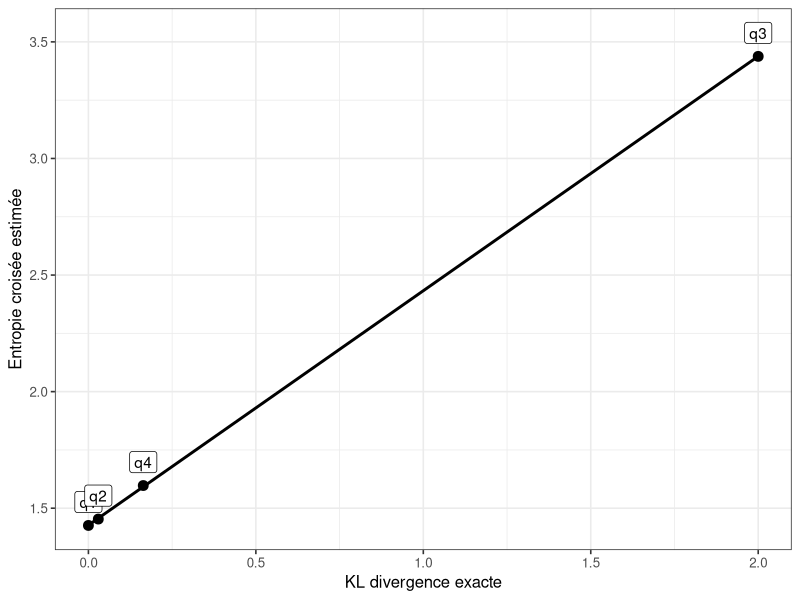
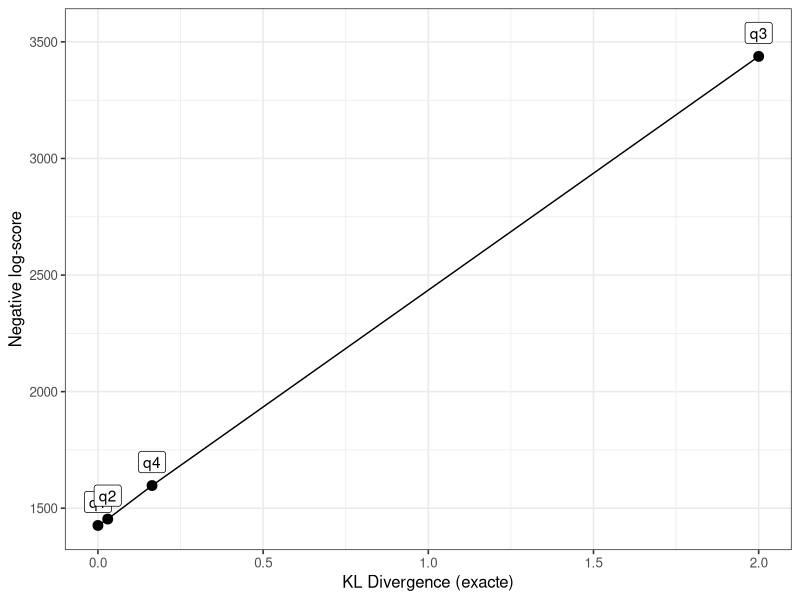

These figures' R source, in order:
###########################################################
# KL exacte vs entropie croisée estimée                   #
# Written by Ladislas Nalborczyk                          #
# Contact: ladislas.nalborczyk@cnrs.fr                    #
# Last updated on January 23, 2026                        #
###########################################################

library(tidyverse)

# 1) "vraie distribution" p : Normal(0, 1)
m0 <- 0
s0 <- 1
n <- 1000
x <- rnorm(n = n, mean = m0, sd = s0)

# 2) Modèles candidats q_k = Normal(mu_k, sd_k)
models <- data.frame(
    model = c("q1", "q2", "q3", "q4"),
    mu = c(0, 0, 2, 0),
    sd = c(1, 1.2, 1, 0.7)
    )

# 3) KL exacte entre deux normales: N(m0,s0) et N(m1,s1)
# KL(p||q) = log(s1/s0) + (s0^2 + (m0-m1)^2)/(2*s1^2) - 1/2
KL_normal <- function (m0, s0, m1, s1) {
    
    kl <- log(s1 / s0) + (s0^2 + (m0 - m1)^2) / (2 * s1^2) - 0.5
    
    return (kl)
    
}

# Entropie croisée "exacte" H(p,q) pour deux normales
# Entropie d'une normale, voir https://gregorygundersen.com/blog/2020/09/01/gaussian-entropy/
# H(p,q) = -E_p[log q(X)] = 0.5*log(2π s1^2) + (s0^2 + (m0-m1)^2)/(2 s1^2)
H_cross_normal <- function (m0, s0, m1, s1) {
    
    h_cross <- 0.5 * log(2 * pi * s1^2) + (s0^2 + (m0 - m1)^2) / (2 * s1^2)
    
    return (h_cross)
    
}

# 4) KL exacte et entropie croisée estimée (moyenne empirique)
res <- models %>%
    mutate(
        # KL exacte
        KL_exact = mapply(KL_normal, m0, s0, mu, sd),
        # H(p,q) exacte
        H_exact = mapply(H_cross_normal, m0, s0, mu, sd),
        # Estimation empirique de H(p,q)
        H_hat = sapply(seq_along(mu), function (i) {
            -mean(dnorm(x, mean = mu[i], sd = sd[i], log = TRUE) )
            }),
        # Negative log-score
        neg_log_score = H_hat * n
        )

# 5) Plot KL (x) vs entropie croisée estimée (y)
res %>%
    ggplot(aes(x = KL_exact, y = H_hat, label = model) ) +
    geom_point(size = 3) +
    geom_smooth(method = "lm", colour = "black", se = FALSE) +
    geom_label(nudge_y = 0.05 * diff(range(res$H_hat) ) ) +
    labs(
        x = "KL divergence exacte",
        y = "Entropie croisée estimée"
        ) +
    theme_bw(base_size = 12)

# 6) Plot KL (x) vs negative log-score (y)
res %>%
    ggplot(aes(x = KL_exact, y = neg_log_score, label = model) ) +
    geom_point(size = 3) +
    geom_line() +
    geom_label(nudge_y = 0.05 * diff(range(res$neg_log_score) ) ) +
    labs(
        x = "KL Divergence (exacte)",
        y = "Negative log-score"
        ) +
    theme_bw(base_size = 12)

# 7) Vérification théorique (entropie exacte pour une gaussienne)
H_p <- 0.5 * log(2 * pi * exp(1) * s0^2)

# on affiche tout
res %>%
    mutate(
        H_theory = H_p + KL_exact,
        error = H_hat - H_theory
        )
